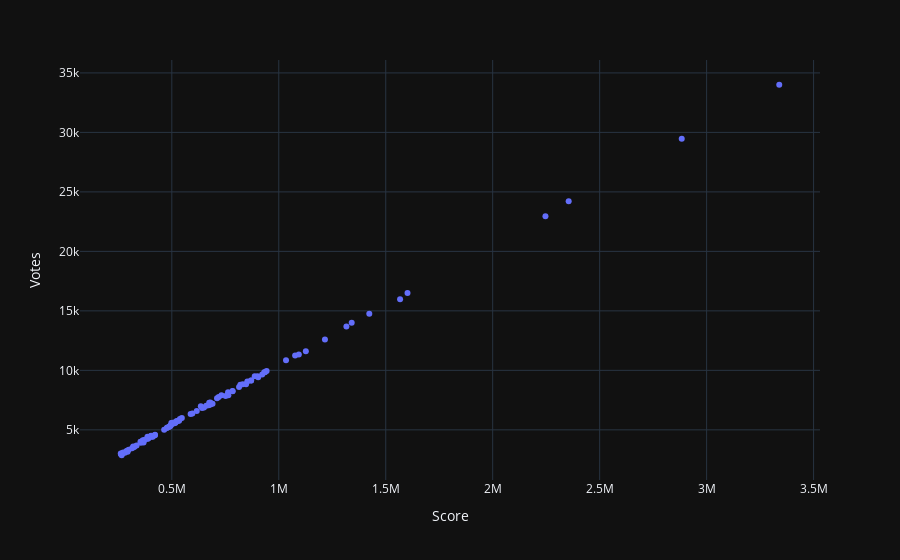

Source (notebook cell):
### Code cell
# scatter plots can be used for two numerical columns
fig = px.scatter(data_frame=books_df, x = "Score", y = "Votes", template = 'plotly_dark')
fig.show()
